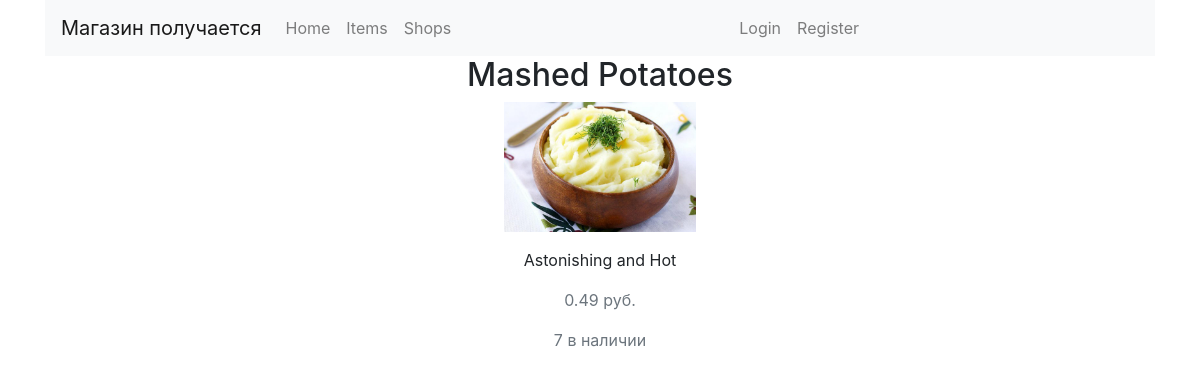
Screenshot of /2/mashed-potatoes/ with the database file from the repository.
### shop/models.py (models this page shows, shortened)
class Item(models.Model):
    category = models.ForeignKey(
        'Category',
        on_delete=models.CASCADE,
        related_name='items',
        verbose_name='Категория',
    )
    shop = models.ForeignKey(
        'Shop',
        on_delete=models.CASCADE,
        verbose_name='Магазин'
    )
    name = models.CharField(
        max_length=128,
        db_index=True,
        verbose_name='Наименование товара'
    )
    description = models.TextField(
        max_length=1024,
        verbose_name='Описание товара'
    )
    price = models.DecimalField(
        max_digits=10,
        decimal_places=2,
        verbose_name='Цена'
    )
    item_picture = models.ImageField(
        upload_to='uploads/shop/items/%Y/%m/%d',
        default=None,
        null=True,
        blank=True,
        verbose_name='Изображение предмета'
    )
    slug = models.SlugField(
        max_length=200,
        db_index=True
    )
    stock = models.PositiveIntegerField()
    available = models.BooleanField(
        default=True,
        verbose_name='Есть на складе'
    )
    created = models.DateTimeField(
        auto_now_add=True
    )
    updated = models.DateTimeField(
        auto_now=True
    )
    class Meta:
        verbose_name = 'Товар'
        verbose_name_plural = 'Товары'
        ordering = (
            'name',
        )
        index_together = (
            ('id', 'slug'),
        )

### shop/views.py (the view)
# urls.py: url(r'^(?P<id>\d+)/(?P<slug>[-\w]+)/$', item_detail, name='item_detail'),
def item_detail(request, id, slug):
    item = get_object_or_404(Item, id=id, slug=slug, available=True)
    cart_form = CartAddForm()
    return render(request, 'shop/item/item_detail.html', {'item': item, 'cart_form': cart_form})

### cart/context_processors.py (called while the page is built)
def cart(request):
    return {'cart': Cart(request)}

### shop/templates/shop/item/item_detail.html (shortened to what this page needs)
{% extends 'shop/base.html' %}
{% load static %}
{% load crispy_forms_tags %}
{% block body %}
    <div class="col-lg-6 offset-3" style="text-align: center;">
        <div class="content-section">
                <h2 class="account-heading">{{ item.name }}</h2>
                <p class="text-secondary">
                    {% if item.item_picture %}
                         <img src="{{ item.item_picture.url }}" style="max-width: 12rem;">
                    {% else %}
                        <p style="text-align: center">
                            Изображение отсутствует
                        </p>
                    {% endif %}
                </p>
                <p class="text-secondary">{{ item.description | linebreaks}}</p>
                <p class="text-secondary">{{ item.price }} руб.</p>
                <p class="text-secondary">{{ item.stock }} в наличии</p>
            </div>
        </div>
{% endblock %}

### rows the page displays
Item: name "Mashed Potatoes", item_picture (picture), description "Astonishing and Hot", price "0.49", stock "7"
